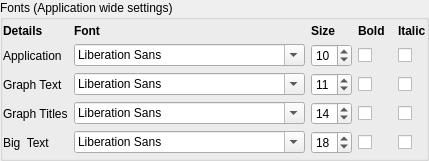
           <widget class="QGroupBox" name="fontGroupBox">
            <property name="title">
             <string>Fonts (Application wide settings)</string>
            </property>
            <property name="flat">
             <bool>false</bool>
            </property>
            <layout class="QVBoxLayout" name="verticalLayout_12">
             <property name="leftMargin">
              <number>0</number>
             </property>
             <property name="topMargin">
              <number>4</number>
             </property>
             <property name="rightMargin">
              <number>0</number>
             </property>
             <property name="bottomMargin">
              <number>4</number>
             </property>
             <item>
              <layout class="QGridLayout" name="gridLayout_3">
               <item row="0" column="1">
                <widget class="QLabel" name="label_19">
                 <property name="sizePolicy">
                  <sizepolicy hsizetype="Fixed" vsizetype="Fixed">
                   <horstretch>0</horstretch>
                   <verstretch>0</verstretch>
                  </sizepolicy>
                 </property>
                 <property name="font">
                  <font>
                   <bold>true</bold>
                  </font>
                 </property>
                 <property name="text">
                  <string>Font</string>
                 </property>
                </widget>
               </item>
               <item row="0" column="2">
                <widget class="QLabel" name="label_14">
                 <property name="sizePolicy">
                  <sizepolicy hsizetype="Preferred" vsizetype="Fixed">
                   <horstretch>0</horstretch>
                   <verstretch>0</verstretch>
                  </sizepolicy>
                 </property>
                 <property name="font">
                  <font>
                   <bold>true</bold>
                  </font>
                 </property>
                 <property name="text">
                  <string>Size</string>
                 </property>
                </widget>
               </item>
               <item row="0" column="3">
                <widget class="QLabel" name="label_15">
                 <property name="sizePolicy">
                  <sizepolicy hsizetype="Preferred" vsizetype="Fixed">
                   <horstretch>0</horstretch>
                   <verstretch>0</verstretch>
                  </sizepolicy>
                 </property>
                 <property name="font">
                  <font>
                   <bold>true</bold>
                  </font>
                 </property>
                 <property name="text">
                  <string>Bold  </string>
                 </property>
                 <property name="alignment">
                  <set>Qt::AlignLeading|Qt::AlignLeft|Qt::AlignVCenter</set>
                 </property>
                </widget>
               </item>
               <item row="0" column="4">
                <widget class="QLabel" name="label_16">
                 <property name="sizePolicy">
                  <sizepolicy hsizetype="Preferred" vsizetype="Preferred">
                   <horstretch>0</horstretch>
                   <verstretch>0</verstretch>
                  </sizepolicy>
                 </property>
                 <property name="font">
                  <font>
                   <bold>true</bold>
                  </font>
                 </property>
                 <property name="text">
                  <string>Italic</string>
                 </property>
                </widget>
               </item>
               <item row="1" column="0">
                <widget class="QLabel" name="label_10">
                 <property name="sizePolicy">
                  <sizepolicy hsizetype="Fixed" vsizetype="Preferred">
                   <horstretch>0</horstretch>
                   <verstretch>0</verstretch>
                  </sizepolicy>
                 </property>
                 <property name="text">
                  <string>Application</string>
                 </property>
                </widget>
               </item>
               <item row="1" column="1">
                <widget class="QFontComboBox" name="applicationFont"/>
               </item>
               <item row="1" column="2">
                <widget class="QSpinBox" name="applicationFontSize">
                 <property name="maximumSize">
                  <size>
                   <width>80</width>
                   <height>16777215</height>
                  </size>
                 </property>
                 <property name="minimum">
                  <number>6</number>
                 </property>
                 <property name="maximum">
                  <number>30</number>
                 </property>
                 <property name="value">
                  <number>10</number>
                 </property>
                </widget>
               </item>
               <item row="1" column="3">
                <widget class="QCheckBox" name="applicationFontBold">
                 <property name="sizePolicy">
                  <sizepolicy hsizetype="Fixed" vsizetype="Fixed">
                   <horstretch>0</horstretch>
                   <verstretch>0</verstretch>
                  </sizepolicy>
                 </property>
                 <property name="layoutDirection">
                  <enum>Qt::LeftToRight</enum>
                 </property>
                 <property name="text">
                  <string/>
                 </property>
                </widget>
               </item>
               <item row="1" column="4">
                <widget class="QCheckBox" name="applicationFontItalic">
                 <property name="sizePolicy">
                  <sizepolicy hsizetype="Fixed" vsizetype="Fixed">
                   <horstretch>0</horstretch>
                   <verstretch>0</verstretch>
                  </sizepolicy>
                 </property>
                 <property name="text">
                  <string/>
                 </property>
                </widget>
               </item>
               <item row="2" column="0">
                <widget class="QLabel" name="label_11">
                 <property name="sizePolicy">
                  <sizepolicy hsizetype="Fixed" vsizetype="Preferred">
                   <horstretch>0</horstretch>
                   <verstretch>0</verstretch>
                  </sizepolicy>
                 </property>
                 <property name="text">
                  <string>Graph Text</string>
                 </property>
                </widget>
               </item>
               <item row="2" column="1">
                <widget class="QFontComboBox" name="graphFont"/>
               </item>
               <item row="2" column="2">
                <widget class="QSpinBox" name="graphFontSize">
                 <property name="maximumSize">
                  <size>
                   <width>80</width>
                   <height>16777215</height>
                  </size>
                 </property>
                 <property name="minimum">
                  <number>6</number>
                 </property>
                 <property name="maximum">
                  <number>40</number>
                 </property>
                 <property name="value">
                  <number>11</number>
                 </property>
                </widget>
               </item>
               <item row="2" column="3">
                <widget class="QCheckBox" name="graphFontBold">
                 <property name="sizePolicy">
                  <sizepolicy hsizetype="Fixed" vsizetype="Fixed">
                   <horstretch>0</horstretch>
                   <verstretch>0</verstretch>
                  </sizepolicy>
                 </property>
                 <property name="text">
                  <string/>
                 </property>
                </widget>
               </item>
               <item row="2" column="4">
                <widget class="QCheckBox" name="graphFontItalic">
                 <property name="sizePolicy">
                  <sizepolicy hsizetype="Fixed" vsizetype="Fixed">
                   <horstretch>0</horstretch>
                   <verstretch>0</verstretch>
                  </sizepolicy>
                 </property>
                 <property name="text">
                  <string/>
                 </property>
                </widget>
               </item>
               <item row="3" column="0">
                <widget class="QLabel" name="label_12">
                 <property name="sizePolicy">
                  <sizepolicy hsizetype="Fixed" vsizetype="Preferred">
                   <horstretch>0</horstretch>
                   <verstretch>0</verstretch>
                  </sizepolicy>
                 </property>
                 <property name="text">
                  <string>Graph Titles</string>
                 </property>
                </widget>
               </item>
               <item row="3" column="1">
                <widget class="QFontComboBox" name="titleFont"/>
               </item>
               <item row="3" column="2">
                <widget class="QSpinBox" name="titleFontSize">
                 <property name="maximumSize">
                  <size>
                   <width>80</width>
                   <height>16777215</height>
                  </size>
                 </property>
                 <property name="minimum">
                  <number>6</number>
                 </property>
                 <property name="maximum">
                  <number>40</number>
                 </property>
                 <property name="value">
                  <number>14</number>
                 </property>
                </widget>
               </item>
               <item row="3" column="3">
                <widget class="QCheckBox" name="titleFontBold">
                 <property name="sizePolicy">
                  <sizepolicy hsizetype="Fixed" vsizetype="Fixed">
                   <horstretch>0</horstretch>
                   <verstretch>0</verstretch>
                  </sizepolicy>
                 </property>
                 <property name="text">
                  <string/>
                 </property>
                </widget>
               </item>
               <item row="3" column="4">
                <widget class="QCheckBox" name="titleFontItalic">
                 <property name="sizePolicy">
                  <sizepolicy hsizetype="Fixed" vsizetype="Fixed">
                   <horstretch>0</horstretch>
                   <verstretch>0</verstretch>
                  </sizepolicy>
                 </property>
                 <property name="text">
                  <string/>
                 </property>
                </widget>
               </item>
               <item row="4" column="0">
                <widget class="QLabel" name="label_13">
                 <property name="sizePolicy">
                  <sizepolicy hsizetype="Fixed" vsizetype="Preferred">
                   <horstretch>0</horstretch>
                   <verstretch>0</verstretch>
                  </sizepolicy>
                 </property>
                 <property name="text">
                  <string>Big  Text</string>
                 </property>
                </widget>
               </item>
               <item row="4" column="1">
                <widget class="QFontComboBox" name="bigFont"/>
               </item>
               <item row="4" column="2">
                <widget class="QSpinBox" name="bigFontSize">
                 <property name="maximumSize">
                  <size>
                   <width>80</width>
                   <height>16777215</height>
                  </size>
                 </property>
                 <property name="minimum">
                  <number>6</number>
                 </property>
                 <property name="maximum">
                  <number>72</number>
                 </property>
                 <property name="value">
                  <number>18</number>
                 </property>
                </widget>
               </item>
               <item row="4" column="3">
                <widget class="QCheckBox" name="bigFontBold">
                 <property name="sizePolicy">
                  <sizepolicy hsizetype="Fixed" vsizetype="Fixed">
                   <horstretch>0</horstretch>
                   <verstretch>0</verstretch>
                  </sizepolicy>
                 </property>
                 <property name="text">
                  <string/>
                 </property>
                </widget>
               </item>
               <item row="4" column="4">
                <widget class="QCheckBox" name="bigFontItalic">
                 <property name="sizePolicy">
                  <sizepolicy hsizetype="Fixed" vsizetype="Fixed">
                   <horstretch>0</horstretch>
                   <verstretch>0</verstretch>
                  </sizepolicy>
                 </property>
                 <property name="text">
                  <string/>
                 </property>
                </widget>
               </item>
               <item row="0" column="0">
                <widget class="QLabel" name="label_30">
                 <property name="sizePolicy">
                  <sizepolicy hsizetype="Preferred" vsizetype="Fixed">
                   <horstretch>0</horstretch>
                   <verstretch>0</verstretch>
                  </sizepolicy>
                 </property>
                 <property name="font">
                  <font>
                   <bold>true</bold>
                  </font>
                 </property>
                 <property name="text">
                  <string>Details</string>
                 </property>
                </widget>
               </item>
              </layout>
             </item>
            </layout>
           </widget>
